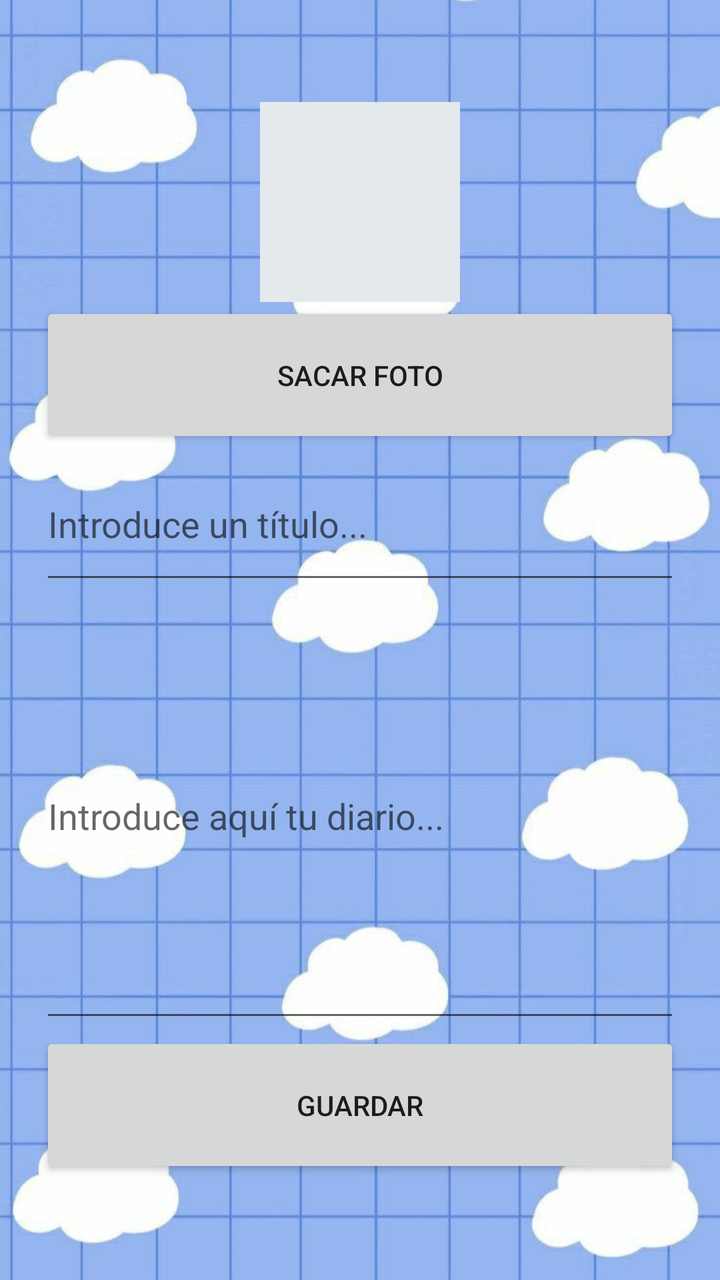
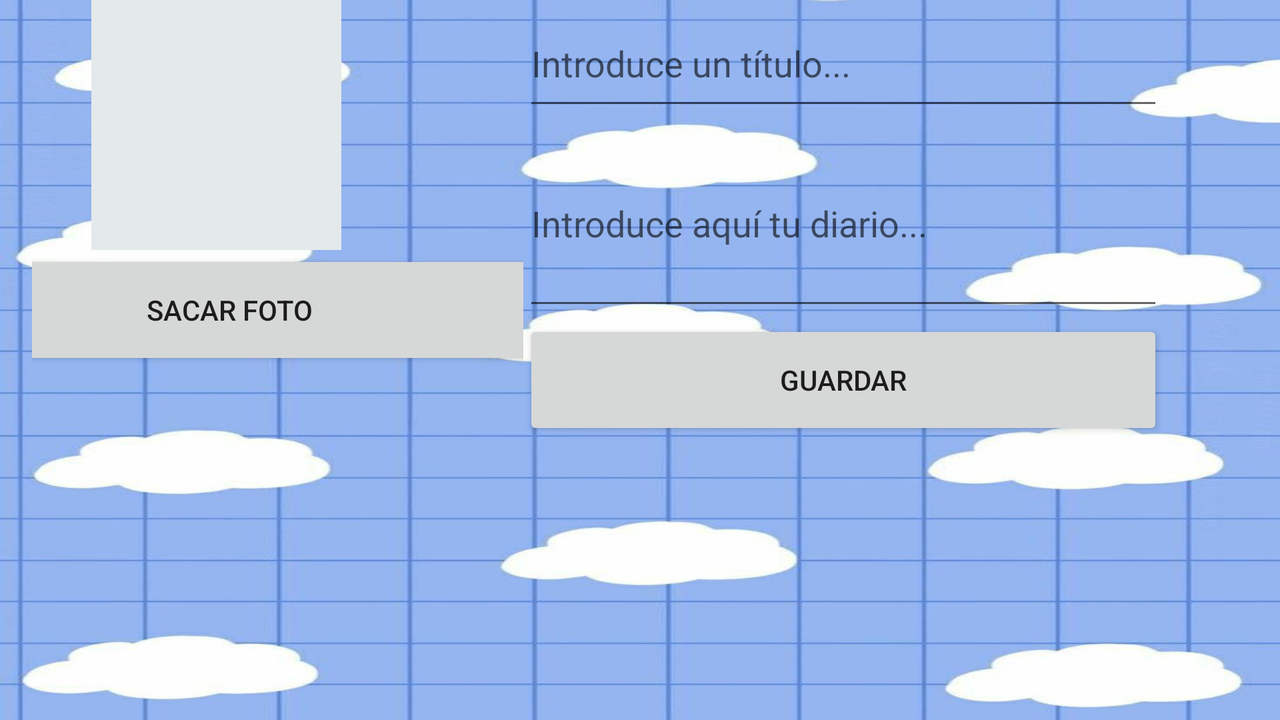

One screen, two layout resources from the same app: the default and the author's alternative for another configuration. Each is rendered where Android would select it; the XML of both is given below.
<!-- AndroidManifest.xml: application theme Theme.CloudPages -->
<!-- res/layout/activity_escribir_diario.xml -->
<?xml version="1.0" encoding="utf-8"?>
<LinearLayout xmlns:android="http://schemas.android.com/apk/res/android"
    android:layout_width="match_parent"
    android:layout_height="match_parent"
    xmlns:tools="http://schemas.android.com/tools"
    android:paddingLeft="16dp"
    android:paddingRight="16dp"
    android:orientation="vertical"
    android:gravity="center">

    <ImageView
        android:id="@+id/i_diario"
        android:layout_width="100dp"
        android:layout_height="100dp"
        android:adjustViewBounds="true"
        android:background="#e4e9eb"
        android:maxWidth="100dp"
        android:maxHeight="100dp"
        />

    <Button
        android:id="@+id/b_galeria"
        android:layout_width="320dp"
        android:layout_height="73dp"
        android:onClick="onClickFoto"
        android:text="sacar foto" />

    <EditText
        android:id="@+id/t_titulo"
        android:layout_width="320dp"
        android:layout_height="73dp"
        android:ems="10"
        android:inputType="textShortMessage|textMultiLine"
        android:hint="Introduce un título..." />

    <EditText
        android:id="@+id/t_cuerpoDiario"
        android:layout_width="320dp"
        android:layout_height="219dp"
        android:ems="10"
        android:inputType="textLongMessage|textMultiLine"
        android:hint="Introduce aquí tu diario..." />

    <Button
        android:id="@+id/b_guardar"
        android:layout_width="320dp"
        android:layout_height="73dp"
        android:onClick="onClickGuardar"
        android:text="guardar" />

</LinearLayout>
<!-- resources referenced by this layout -->
<resources>
  <style name="Theme.CloudPages" parent="Theme.MaterialComponents.DayNight.DarkActionBar">
          
          
          <item name="colorPrimary">#b3cff5</item>
          <item name="colorPrimaryVariant">#7ea8de</item>
          <item name="colorOnPrimary">#5082d9</item>
          
          <item name="colorSecondary">#658ed6</item>
          <item name="colorSecondaryVariant">#577cbd</item>
          <item name="colorOnSecondary">#bccdeb</item>
          
          <item name="android:statusBarColor">#a9c0e8</item>
          <item name="android:windowBackground">@drawable/backgoundazul</item>
          
      </style>
  <!-- drawable backgoundazul: png bitmap (drawable, 56747 bytes) -->
</resources>
<!-- res/layout-land/activity_escribir_diario.xml (the author's variant of the layout above) -->
<!-- drawn on the phone turned sideways -->
<?xml version="1.0" encoding="utf-8"?>
<LinearLayout xmlns:android="http://schemas.android.com/apk/res/android"
    android:layout_width="match_parent"
    android:layout_height="match_parent"
    xmlns:tools="http://schemas.android.com/tools"
    android:paddingLeft="16dp"
    android:paddingRight="16dp"
    android:orientation="horizontal"
    android:gravity="center">

    <LinearLayout
        android:layout_width="307dp"
        android:layout_height="match_parent"
        android:orientation="vertical">

        <ImageView
            android:id="@+id/i_diario"
            android:layout_width="125dp"
            android:layout_height="125dp"
            android:adjustViewBounds="true"
            android:background="#e4e9eb"
            android:layout_gravity="center_horizontal"
            android:maxWidth="100dp"
            android:maxHeight="100dp"
            />

        <Button
            android:id="@+id/b_galeria"
            android:layout_width="320dp"
            android:layout_height="60dp"
            android:onClick="onClickFoto"
            android:text="Sacar foto" />
    </LinearLayout>

    <LinearLayout
        android:layout_width="424dp"
        android:layout_height="match_parent"
        android:orientation="vertical">

        <EditText
            android:id="@+id/t_titulo"
            android:layout_width="320dp"
            android:layout_height="60dp"
            android:ems="10"
            android:hint="Introduce un título..."
            android:inputType="textShortMessage|textMultiLine" />

        <EditText
            android:id="@+id/t_cuerpoDiario"
            android:layout_width="320dp"
            android:layout_height="100dp"
            android:ems="10"
            android:hint="Introduce aquí tu diario..."
            android:inputType="textLongMessage|textMultiLine" />

        <Button
            android:id="@+id/b_guardar"
            android:layout_width="320dp"
            android:layout_height="60dp"
            android:onClick="onClickGuardar"
            android:text="guardar" />

    </LinearLayout>


</LinearLayout>
